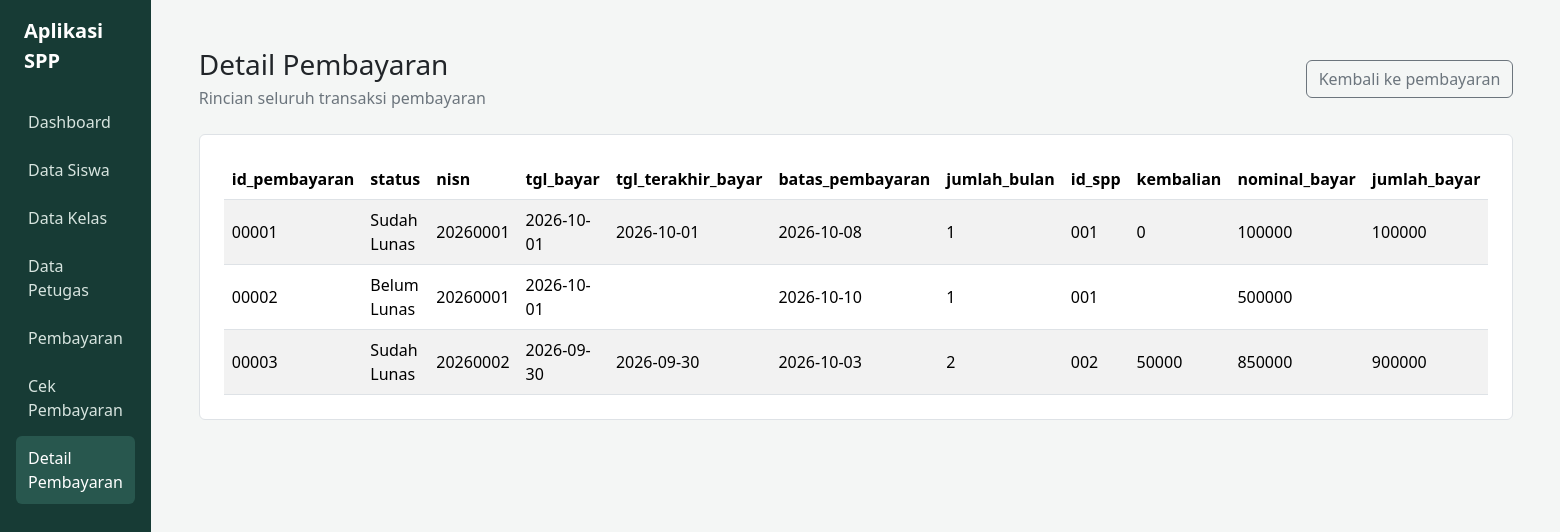
Page /detaildatapembayaran.php on the committed database.
### tables this page shows
CREATE TABLE `tb_pembayaran` (
  `id_pembayaran` varchar(11) NOT NULL,
  `status` enum('Belum Lunas','Sudah Lunas') NOT NULL,
  `nisn` varchar(10) NOT NULL,
  `tgl_bayar` date NOT NULL,
  `tgl_terakhir_bayar` date NOT NULL,
  `batas_pembayaran` date NOT NULL,
  `jumlah_bulan` varchar(10) NOT NULL,
  `id_spp` varchar(40) NOT NULL,
  `kembalian` varchar(100) NOT NULL,
  `nominal_bayar` varchar(100) NOT NULL,
  `jumlah_bayar` varchar(40) NOT NULL
);

### detaildatapembayaran.php (the view, shortened to what this page needs)
<?php
require_once 'koneksi.php';
$result = mysqli_query($conn, 'SELECT * FROM tb_pembayaran');
$queryError = $result === false;
$columns = $queryError ? [] : mysqli_fetch_fields($result);
?>
<!DOCTYPE html>
<html lang="id">
<head>
	<link rel="stylesheet" href="bootstrap/css/bootstrap.min.css">
</head>
<body>
	<div class="d-md-flex min-vh-100">
		<aside class="sidebar p-3">
			<a href="dashboard_admin.php" class="d-block text-white text-decoration-none fs-5 fw-semibold mb-4 px-2">Aplikasi SPP</a>
			<nav aria-label="Navigasi utama">
				<ul class="nav nav-pills flex-column gap-1">
					<li class="nav-item"><a class="nav-link" href="dashboard_admin.php">Dashboard</a></li>
					<li class="nav-item"><a class="nav-link" href="datasiswa.php">Data Siswa</a></li>
					<li class="nav-item"><a class="nav-link" href="datakelas.php">Data Kelas</a></li>
					<li class="nav-item"><a class="nav-link" href="datapetugas.php">Data Petugas</a></li>
					<li class="nav-item"><a class="nav-link" href="datapembayaran.php">Pembayaran</a></li>
					<li class="nav-item"><a class="nav-link" href="cekpembayaran.php">Cek Pembayaran</a></li>
					<li class="nav-item"><a class="nav-link active" href="detaildatapembayaran.php" aria-current="page">Detail Pembayaran</a></li>
				</ul>
			</nav>
		</aside>
		<main class="flex-grow-1 p-4 p-lg-5">
			<header class="d-flex flex-wrap justify-content-between align-items-center gap-3 mb-4">
				<div>
					<h1 class="h3 mb-1">Detail Pembayaran</h1>
					<p class="text-secondary mb-0">Rincian seluruh transaksi pembayaran</p>
				</div>
				<a href="datapembayaran.php" class="btn btn-outline-secondary">Kembali ke pembayaran</a>
			</header>
			<section class="bg-white border rounded-2 p-3 p-lg-4" aria-label="Daftar detail pembayaran">
				<?php if ($queryError): ?>
					<div class="alert alert-warning mb-0" role="alert">
						Data tidak dapat ditampilkan. Pastikan tabel <code>tb_pembayaran</code> tersedia di database.
					</div>
				<?php elseif (mysqli_num_rows($result) === 0): ?>
					<p class="text-secondary mb-0">Belum ada data pembayaran.</p>
				<?php else: ?>
					<div class="table-responsive">
						<table class="table table-striped table-hover align-middle mb-0">
							<thead>
								<tr>
									<?php foreach ($columns as $column): ?>
										<th scope="col"><?= htmlspecialchars($column->name, ENT_QUOTES, 'UTF-8') ?></th>
									<?php endforeach; ?>
								</tr>
							</thead>
							<tbody>
								<?php while ($payment = mysqli_fetch_assoc($result)): ?>
									<tr>
										<?php foreach ($columns as $column): ?>
											<?php
											$value = (string) ($payment[$column->name] ?? '');
											if (strtolower($column->name) === 'tgl_terakhir_bayar' && $value === '0000-00-00') {
												$value = '';
											}
											?>
											<td><?= htmlspecialchars($value, ENT_QUOTES, 'UTF-8') ?></td>
										<?php endforeach; ?>
									</tr>
								<?php endwhile; ?>
							</tbody>
						</table>
					</div>
				<?php endif; ?>
			</section>
		</main>
	</div>
</body>
</html>

### detaildatapembayaran.php (style rules this page uses)
body { min-height: 100vh; background: #f4f6f5; }
.sidebar { width: 250px; min-height: 100vh; background: #173b35; }
.sidebar .nav-link { color: #d7e4df; border-radius: 6px; padding: 10px 12px; }
.sidebar .nav-link:hover, .sidebar .nav-link.active { color: #fff; background: #28574e; }

### rows in the picture
tb_pembayaran: id_pembayaran "00001", status "Sudah Lunas", nisn "20260001", tgl_bayar "2026-10-01", tgl_terakhir_bayar "2026-10-01", batas_pembayaran "2026-10-08", jumlah_bulan "1", id_spp "001", kembalian "0", nominal_bayar "100000", jumlah_bayar "100000"
tb_pembayaran: id_pembayaran "00002", status "Belum Lunas", nisn "20260001", tgl_bayar "2026-10-01", batas_pembayaran "2026-10-10", jumlah_bulan "1", id_spp "001", nominal_bayar "500000"
tb_pembayaran: id_pembayaran "00003", status "Sudah Lunas", nisn "20260002", tgl_bayar "2026-09-30", tgl_terakhir_bayar "2026-09-30", batas_pembayaran "2026-10-03", jumlah_bulan "2", id_spp "002", kembalian "50000", nominal_bayar "850000", jumlah_bayar "900000"

### other values in the picture
$column->name "id_pembayaran"
$column->name "status"
$column->name "nisn"
$column->name "tgl_bayar"
$column->name "tgl_terakhir_bayar"
$column->name "batas_pembayaran"
$column->name "jumlah_bulan"
$column->name "id_spp"
$column->name "kembalian"
$column->name "nominal_bayar"
$column->name "jumlah_bayar"
